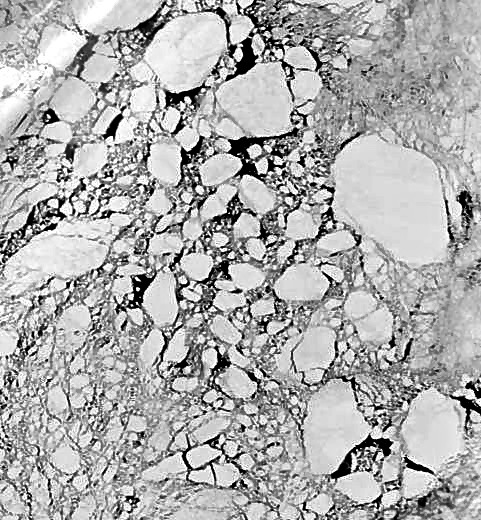
%> input picture full_image.jpg, 481 x 520 px
$ octave FloeGen.m   (GNU Octave 9; MATLAB toolbox functions it lacks are replaced by stand-ins)
%> lines starting %> are read from the running program, lines starting %| are printed output that depends on the picture; in (x1, y1, x2, y2) boxes, pixels count from 0 and x2, y2 are one past the last pixel; in counts of white or black regions, pixels touching at a corner belong together; the program's own positions count from 1
close all
clear all
A=rgb2gray(imread('full_image.jpg'));
%> A: size 520x481 uint8; min 0, max 255, mean 173.7
A = imfill(A,'holes');
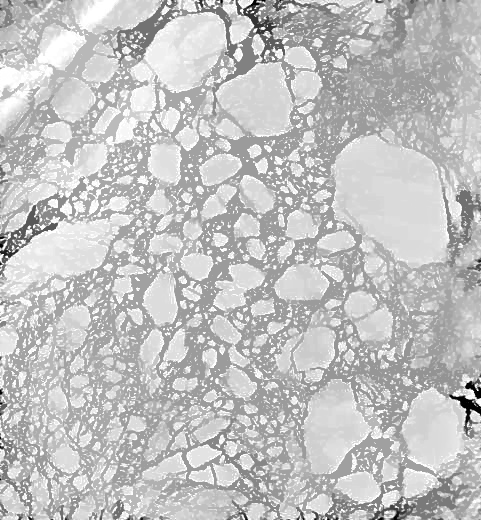
%> A: size 520x481 uint8; min 0, max 255, mean 193.7
A = imbinarize(A,0.8);
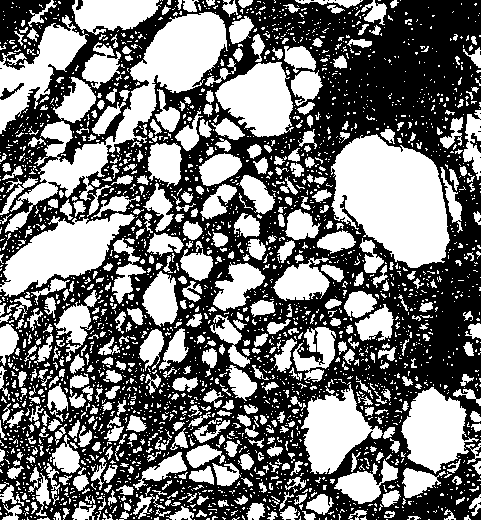
%> A: size 520x481 logical; 46.2% white; 2769 white regions (2270 under 20 px), largest, box (x1, y1, x2, y2) and area: (331, 134, 450, 268) 10816, (5, 12, 228, 233) 9805, (0, 213, 135, 297) 5347
A = imgaussfilt(double(A),0.5);
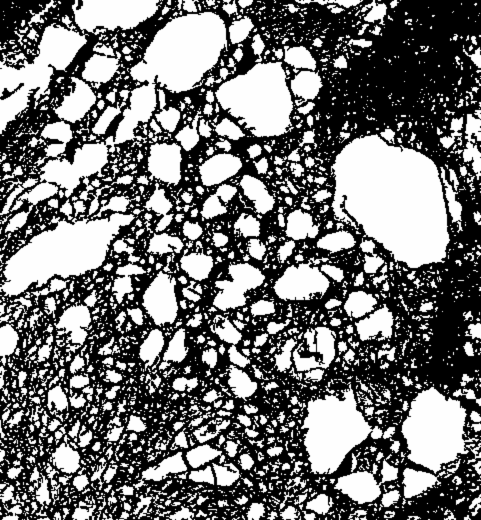
%> A: size 520x481 double; min 0, max 1, mean 0.462
A = imbinarize(double(A),0.8);
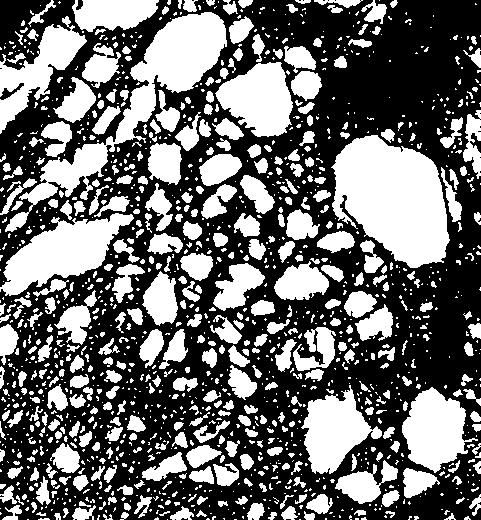
%> A: size 520x481 logical; 41.9% white; 1432 white regions (971 under 20 px), largest, box (x1, y1, x2, y2) and area: (331, 135, 450, 268) 10749, (5, 12, 227, 232) 8875, (0, 213, 134, 296) 5290
%A = bwareafilt(A,[50 1e5],8);
CC = bwconncomp(A,8);
%> CC = 1432 connected components
FloeShapes = regionprops(CC,'Image','Centroid');
%> FloeShapes = 1432 regions; first 5, Centroid: [1.4 49.2], [38.5 70.2], [4 158.6], [2.5 190], [17.6 195.3]
figure; imagesc(A);
%> after `imagesc(A)`:
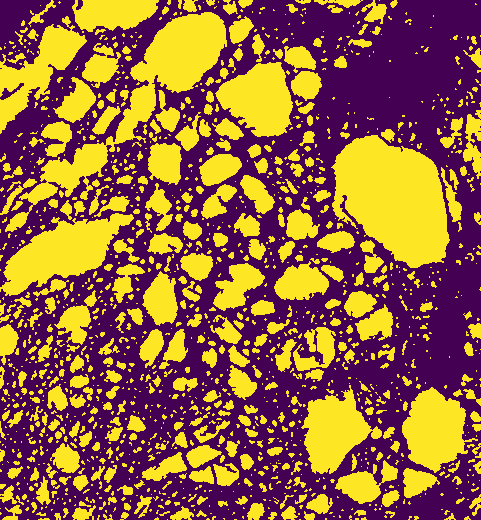
%> displayed picture: size 520x481x3, on the screen's scale of 0 to 255; mean R, G, B 145.5, 97.4, 64.3
save('FloeShapes.mat','FloeShapes');

$ run again, with DSC01029.JPG copied over full_image.jpg
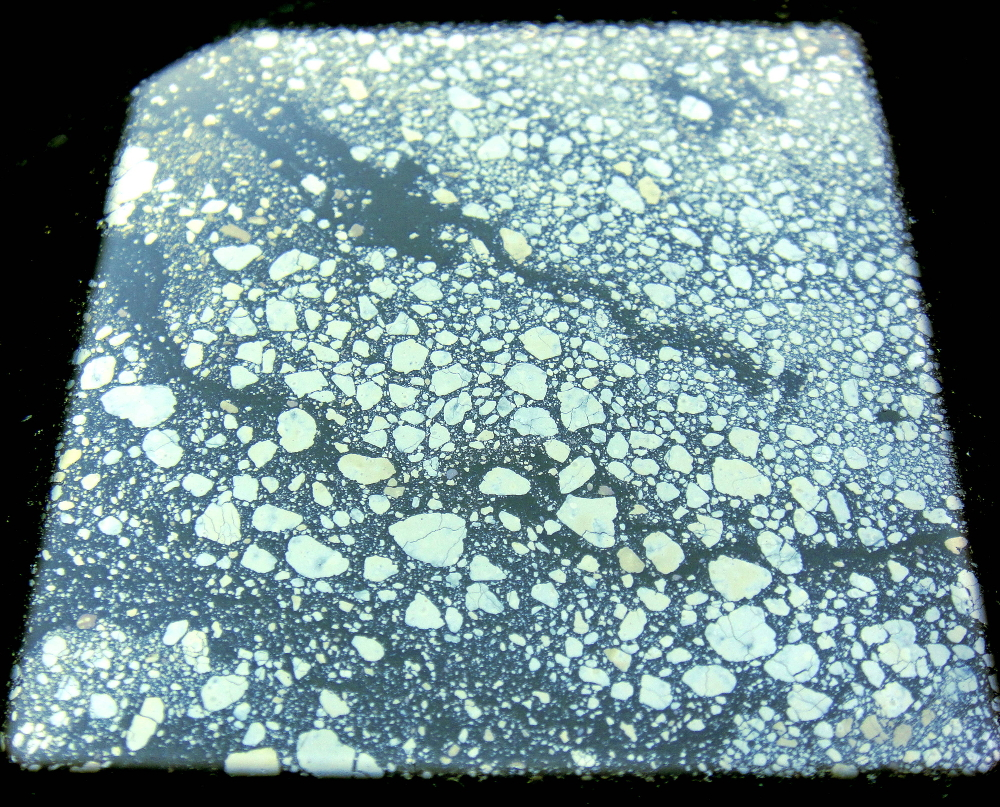
%> input picture DSC01029.JPG, 1000 x 807 px
%> `A = imbinarize(double(A),0.8);`:
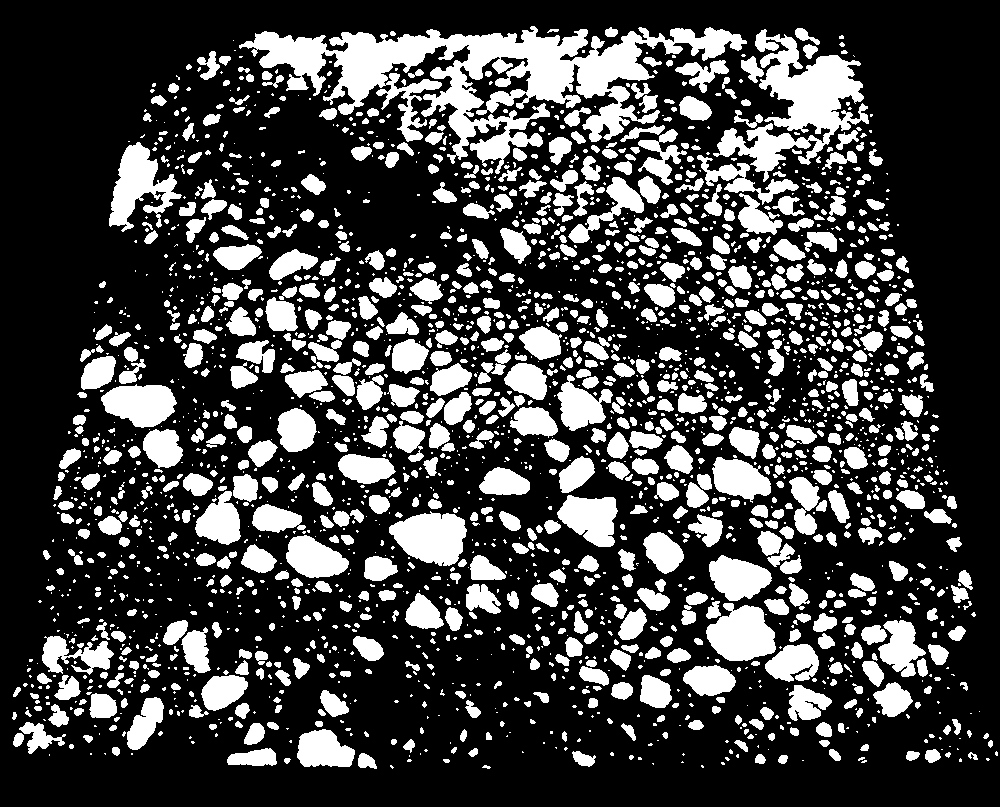
%> A: size 807x1000 logical; 26.5% white; 2639 white regions (1527 under 20 px), largest, box (x1, y1, x2, y2) and area: (239, 26, 747, 174) 25338, (713, 29, 869, 182) 8558, (109, 142, 182, 232) 3039
%> CC = 2639 connected components
%> FloeShapes = 2639 regions; first 5, Centroid: [15 716.5], [17.5 692.4], [19 740.3], [39.7 737.6], [25.8 685.4]
%> `imagesc(A)`:
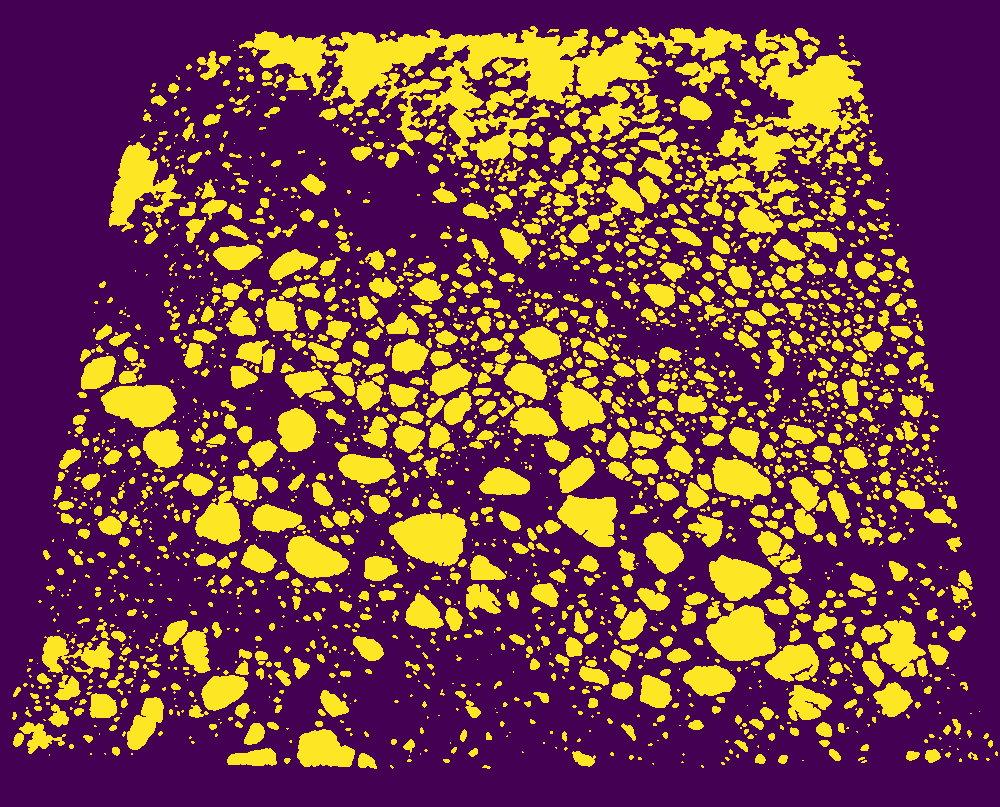
%> displayed picture: size 807x1000x3, on the screen's scale of 0 to 255; mean R, G, B 117.1, 62, 71.5

$ run again, with DSC01029_v2.JPG copied over full_image.jpg
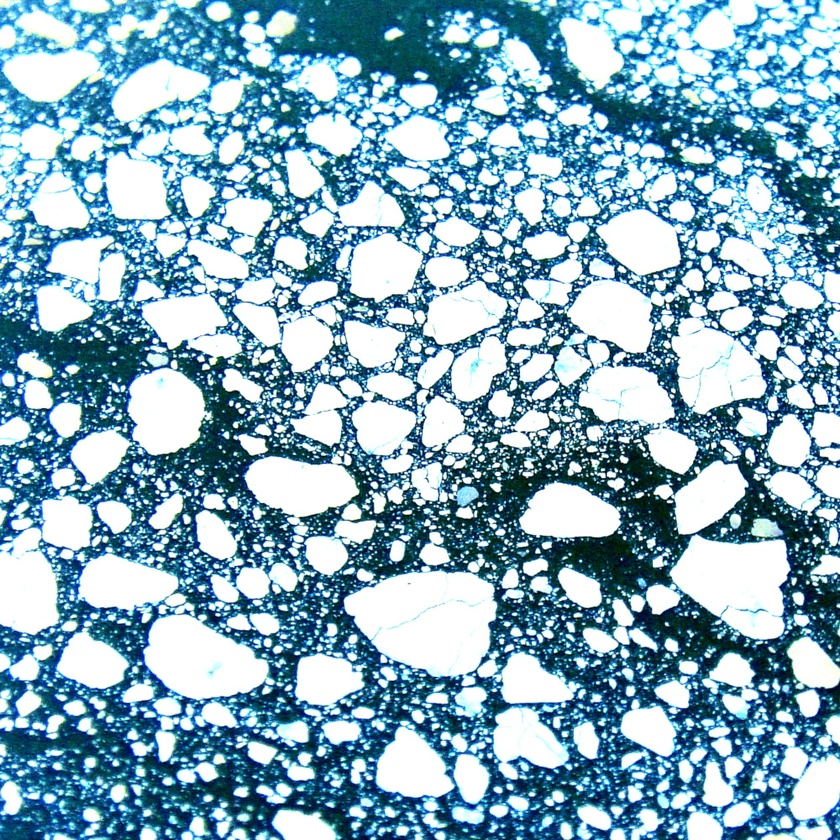
%> input picture DSC01029_v2.JPG, 840 x 840 px, shrunk from 1000 x 1000 before the run
%> `A = imbinarize(double(A),0.8);`:
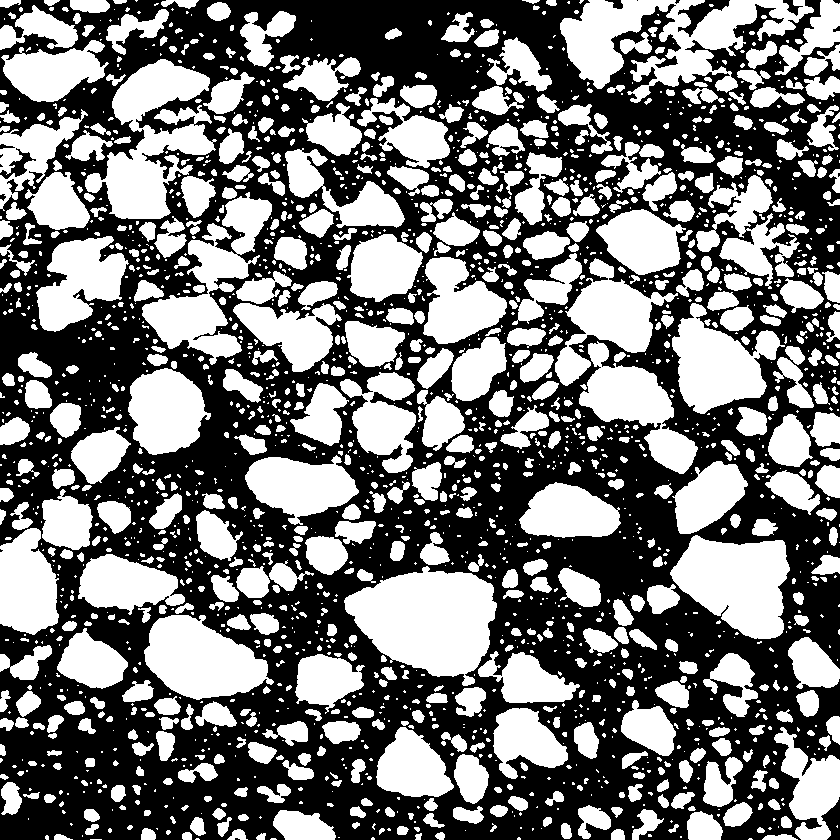
%> A: size 840x840 logical; 46.5% white; 2264 white regions (1408 under 20 px), largest, box (x1, y1, x2, y2) and area: (344, 566, 497, 686) 11887, (560, 0, 814, 103) 11299, (85, 59, 217, 219) 10050
%> CC = 2264 connected components
%> FloeShapes = 2264 regions; first 5, Centroid: [9.6 3.7], [40 30.8], [4.1 92.8], [3.9 107.5], [10.7 118.5]
%> `imagesc(A)`:
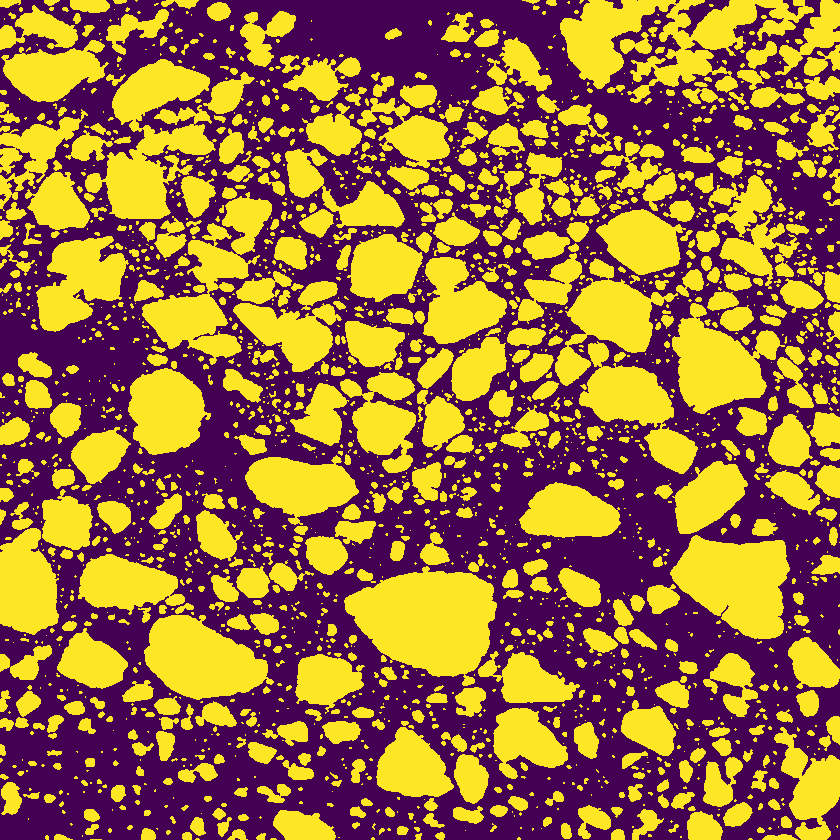
%> displayed picture: size 840x840x3, on the screen's scale of 0 to 255; mean R, G, B 154, 107.9, 62.2
